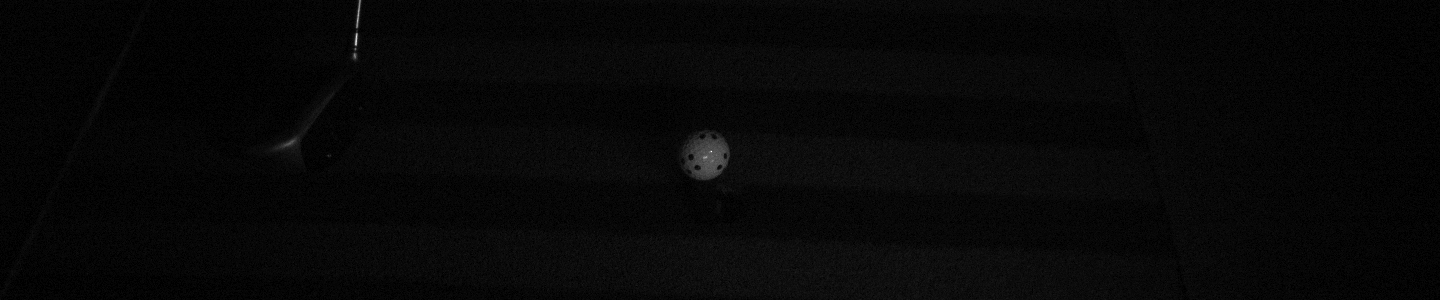
#> input picture shot-image/드라이버/마커볼/Gamma_1_4.bmp, 1440 x 300 px, found by its file name
$ python diagnose_and_fix_bmp.py
#> lines starting #> are read from the running program, lines starting #| are printed output that depends on the picture
#!/usr/bin/env python3
"""
Diagnose and Fix BMP Processing Issues
Create improved BMP processor with visual verification
"""

import os
import numpy as np
import cv2
from pathlib import Path
import matplotlib.pyplot as plt

class ImprovedBMPProcessor:
    """Improved BMP processor with better gamma handling and visualization"""

    def __init__(self):
        self.debug_mode = True

    def analyze_original_image(self, bmp_path):
        """Analyze original BMP image properties"""
        try:
            # Load BMP with different methods
            img_cv2 = cv2.imread(str(bmp_path), cv2.IMREAD_COLOR)
#> img_cv2 is the input picture: shape (300, 1440, 3); min 0, max 253, mean 7.3
            img_gray = cv2.imread(str(bmp_path), cv2.IMREAD_GRAYSCALE)
#> img_gray: shape (300, 1440); min 0, max 253, mean 7.3

            if img_cv2 is None:
                print(f"ERROR: Cannot load {bmp_path}")
                return None

            print(f"\n=== ANALYZING: {bmp_path.name} ===")
            print(f"Image shape: {img_cv2.shape}")
#| Image shape: (300, 1440, 3)
            print(f"Data type: {img_cv2.dtype}")
#| Data type: uint8
            print(f"Color range: [{img_cv2.min()}, {img_cv2.max()}]")
#| Color range: [0, 253]
            print(f"Gray range: [{img_gray.min()}, {img_gray.max()}]")
#| Gray range: [0, 253]
            print(f"Mean brightness: {np.mean(img_gray):.2f}")
#| Mean brightness: 7.27
            print(f"Std deviation: {np.std(img_gray):.2f}")
#| Std deviation: 6.18

            # Check if image is extremely dark
            if np.mean(img_gray) < 5:
                print("WARNING: Extremely dark image detected!")

            return {
                'img_color': img_cv2,
                'img_gray': img_gray,
                'stats': {
                    'mean': np.mean(img_gray),
                    'std': np.std(img_gray),
                    'min': img_gray.min(),
                    'max': img_gray.max()
                }
            }

        except Exception as e:
            print(f"Error analyzing {bmp_path}: {e}")
            return None

    def process_dark_image(self, img, method='adaptive'):
        """Process extremely dark images with multiple enhancement methods"""

        if img is None:
            return None

        # Convert to float
        img_float = img.astype(np.float32) / 255.0

        print(f"\nProcessing with method: {method}")

        if method == 'adaptive':
            # Adaptive method for very dark images

            # Step 1: Strong brightening for very dark images
            if np.mean(img_float) < 0.02:  # Very dark threshold
                print("Applying strong brightening for very dark image")
                # Use logarithmic brightening
                img_bright = np.log1p(img_float * 50) / np.log1p(50)
            else:
                # Moderate gamma correction
                img_bright = np.power(img_float, 1.0/2.2)

            # Step 2: Adaptive histogram equalization
            if len(img_bright.shape) == 3:
                # Convert to LAB for better processing
                img_lab = cv2.cvtColor(img_bright.astype(np.float32), cv2.COLOR_BGR2LAB)
                l, a, b = cv2.split(img_lab)

                # Apply CLAHE to L channel
                clahe = cv2.createCLAHE(clipLimit=2.0, tileGridSize=(8,8))
                l_enhanced = clahe.apply((l * 255).astype(np.uint8)).astype(np.float32) / 255.0

                # Merge back
                img_enhanced = cv2.merge([l_enhanced, a, b])
                img_final = cv2.cvtColor(img_enhanced, cv2.COLOR_LAB2BGR)
            else:
                # Grayscale processing
                clahe = cv2.createCLAHE(clipLimit=2.0, tileGridSize=(8,8))
                img_final = clahe.apply((img_bright * 255).astype(np.uint8)).astype(np.float32) / 255.0

        elif method == 'linear_stretch':
            # Linear contrast stretching
            img_min, img_max = np.percentile(img_float, [1, 99])
            if img_max > img_min:
                img_final = (img_float - img_min) / (img_max - img_min)
                img_final = np.clip(img_final, 0, 1)
            else:
                img_final = img_float

        elif method == 'histogram_eq':
            # Global histogram equalization
            if len(img.shape) == 3:
                img_yuv = cv2.cvtColor(img, cv2.COLOR_BGR2YUV)
                img_yuv[:,:,0] = cv2.equalizeHist(img_yuv[:,:,0])
                img_final = cv2.cvtColor(img_yuv, cv2.COLOR_YUV2BGR).astype(np.float32) / 255.0
            else:
                img_final = cv2.equalizeHist(img).astype(np.float32) / 255.0

        # Ensure valid range
        img_final = np.clip(img_final, 0, 1)

        # Convert back to 8-bit
        result = (img_final * 255).astype(np.uint8)

        print(f"Result range: [{result.min()}, {result.max()}]")
        print(f"Result mean: {np.mean(result):.2f}")

        return result

    def process_and_save(self, bmp_path, output_path, methods=['adaptive', 'linear_stretch', 'histogram_eq']):
        """Process image with multiple methods and save best result"""

        # Analyze original
        analysis = self.analyze_original_image(bmp_path)
#> analysis = 3 items
        if not analysis:
            return False

        img_color = analysis['img_color']
        img_gray = analysis['img_gray']

        best_result = None
        best_method = None
        best_score = 0

        # Try different methods
        for method in methods:
            print(f"\nTrying method: {method}")

            # Process color image
            result = self.process_dark_image(img_color, method)

            if result is not None:
                # Calculate quality score
                result_gray = cv2.cvtColor(result, cv2.COLOR_BGR2GRAY) if len(result.shape) == 3 else result

                # Score based on mean brightness and contrast
                brightness_score = min(np.mean(result_gray) / 128.0, 1.0)  # Target ~128 brightness
                contrast_score = min(np.std(result_gray) / 64.0, 1.0)      # Target ~64 contrast

                score = (brightness_score + contrast_score) / 2

                print(f"Method {method} score: {score:.3f} (brightness: {brightness_score:.3f}, contrast: {contrast_score:.3f})")

                if score > best_score:
                    best_score = score
                    best_result = result
                    best_method = method
#> this loop made 3 passes
#> (img_min in process_dark_image, img_max in process_dark_image, brightness_score, contrast_score, score, best_score) on pass 2: (0, 0.0784, 0.7, 0.893, 0.796, 0.796)
#> (brightness_score, contrast_score, score, best_score) on passes 1, 3: (0.00393, 0.0134, 0.00868, 0.00868), (1, 1, 1, 1)
#| Result range: [0, 3]
#| Result mean: 0.52
#| Method adaptive score: 0.009 (brightness: 0.004, contrast: 0.013)
#| Result range: [0, 255]
#| Result mean: 89.54
#| Method linear_stretch score: 0.796 (brightness: 0.700, contrast: 0.893)
#| Result range: [0, 255]
#| Result mean: 136.47
#| Method histogram_eq score: 1.000 (brightness: 1.000, contrast: 1.000)
#> pass 1, in process_dark_image, `img_bright = np.power(img_float, 1.0/2.2)`:
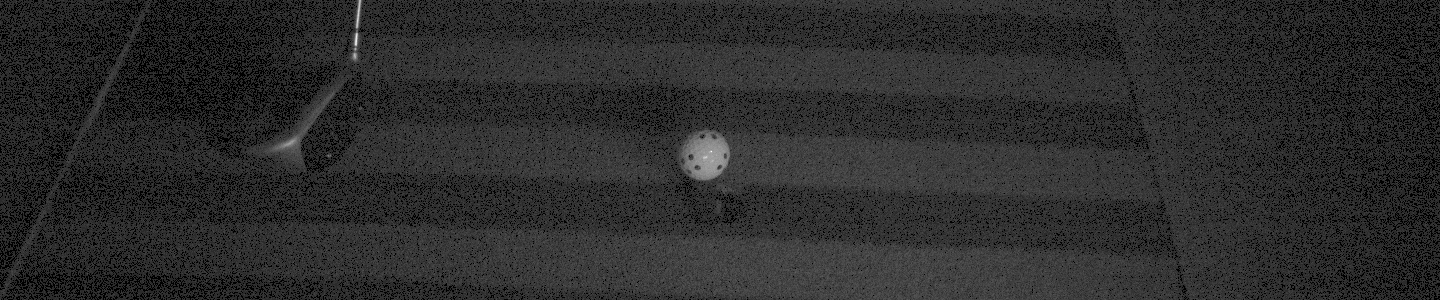
#> img_bright: shape (300, 1440, 3) float32; min 0, max 0.996, mean 0.175
#> after the loop:
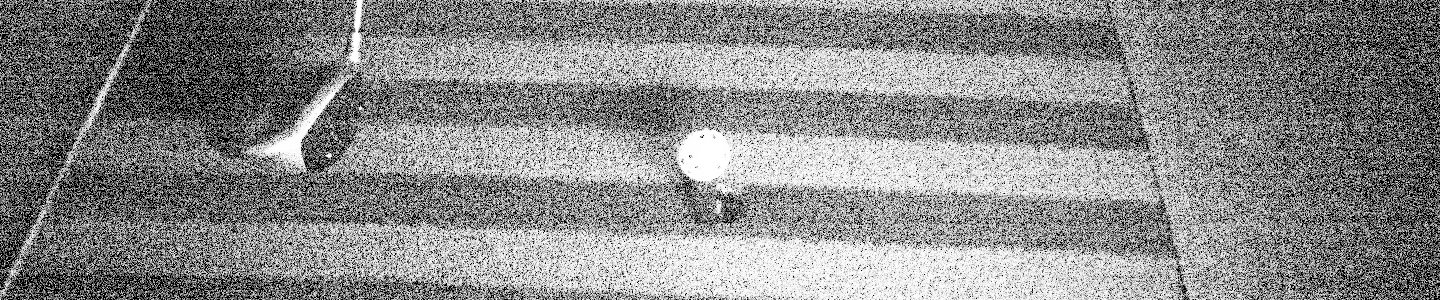
#> best_result: shape (300, 1440, 3); min 0, max 255, mean 136.5
#> after the loop, best_method = 'histogram_eq'; best_score = 1

        # Save best result
        if best_result is not None:
            success = cv2.imwrite(str(output_path), best_result)
            if success:
                print(f"\n[SUCCESS] Saved with method '{best_method}' (score: {best_score:.3f})")
#| [SUCCESS] Saved with method 'histogram_eq' (score: 1.000)
                print(f"Output: {output_path}")
                return True
            else:
                print(f"[ERROR] Failed to save to {output_path}")
                return False
        else:
            print("[ERROR] All processing methods failed")
            return False

def test_sample_images():
    """Test improved processing on sample images"""

    processor = ImprovedBMPProcessor()

    # Test paths
    input_dir = Path("C:/src/GolfSwingAnalysis_Final_ver8/data/images/shot-image-original/driver/no_marker_ball-1")
    output_dir = Path("C:/src/GolfSwingAnalysis_Final_ver8/data/images/shot-image-bmp-treated-3/driver/no_marker_ball-1")

    # Create output directory
    output_dir.mkdir(parents=True, exist_ok=True)

    # Test on specific problematic files
    test_files = ['Gamma_1_4.bmp', '1_1.bmp', '2_1.bmp']

    print("="*80)
    print("TESTING IMPROVED BMP PROCESSOR")
    print("="*80)

    for filename in test_files:
        bmp_path = input_dir / filename
        output_path = output_dir / f"{bmp_path.stem}_fixed.png"

        if bmp_path.exists():
            print(f"\nProcessing: {filename}")
            success = processor.process_and_save(bmp_path, output_path)

            if success:
                print(f"✓ Successfully processed {filename}")
            else:
                print(f"✗ Failed to process {filename}")
        else:
            print(f"✗ File not found: {filename}")
#> pass 2 of the loop in test_sample_images, `for filename in test_files:`:
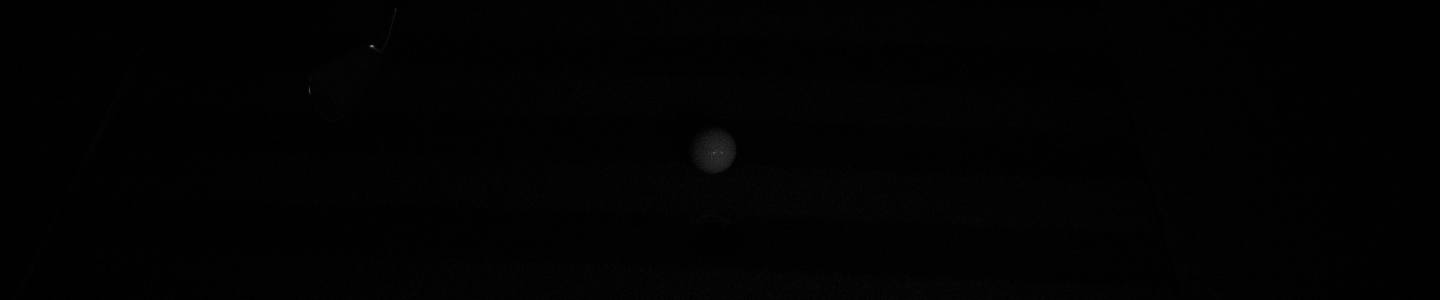
#> input picture shot-image/7iron/no_marker_ball-2/1_1.bmp, 1440 x 300 px, found by its file name
#> in analyze_original_image, img_cv2 is the input picture: shape (300, 1440, 3); min 0, max 131, mean 2
#| Image shape: (300, 1440, 3)
#| Data type: uint8
#| Color range: [0, 131]
#| Gray range: [0, 131]
#| Mean brightness: 1.96
#| Std deviation: 2.17
#> the loop in process_and_save (call 2), `for method in methods:` made 3 passes
#> (img_min in process_dark_image, img_max in process_dark_image, brightness_score, contrast_score, score, best_score) on pass 2: (0, 0.0235, 0.621, 0.898, 0.76, 0.76)
#> (printed output is left out)
#> pass 1, in process_dark_image (call 4), `img_bright = np.log1p(img_float * 50) / np.log1p(50)`:
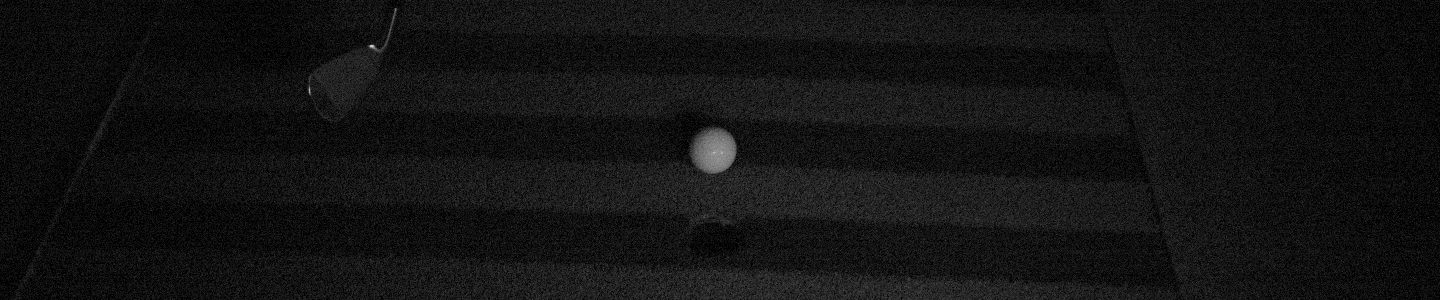
#> img_bright: shape (300, 1440, 3) float32; min 0, max 0.835, mean 0.0762
#> after the loop in process_and_save (call 2), `for method in methods:`:
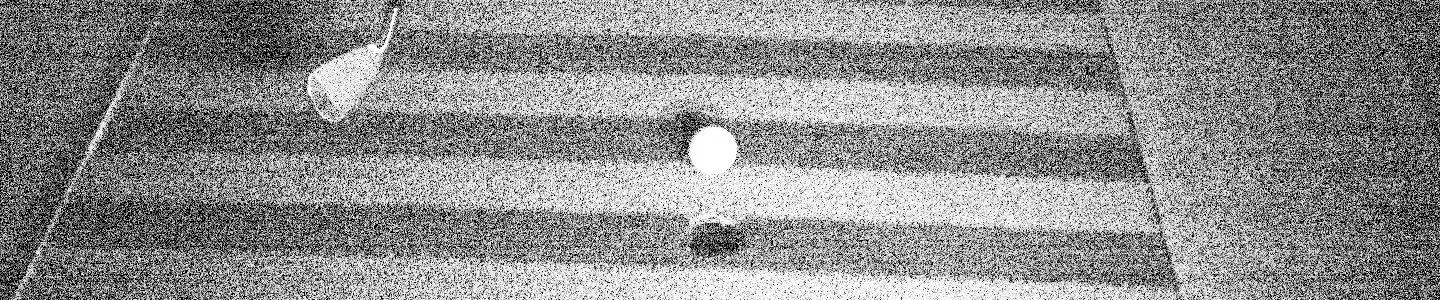
#> best_result: shape (300, 1440, 3); min 0, max 255, mean 140.4
#| [SUCCESS] Saved with method 'histogram_eq' (score: 1.000)

    print("\n" + "="*80)
    print("TEST COMPLETE - Check output files for visual verification")
    print("="*80)

if __name__ == "__main__":
    test_sample_images()
